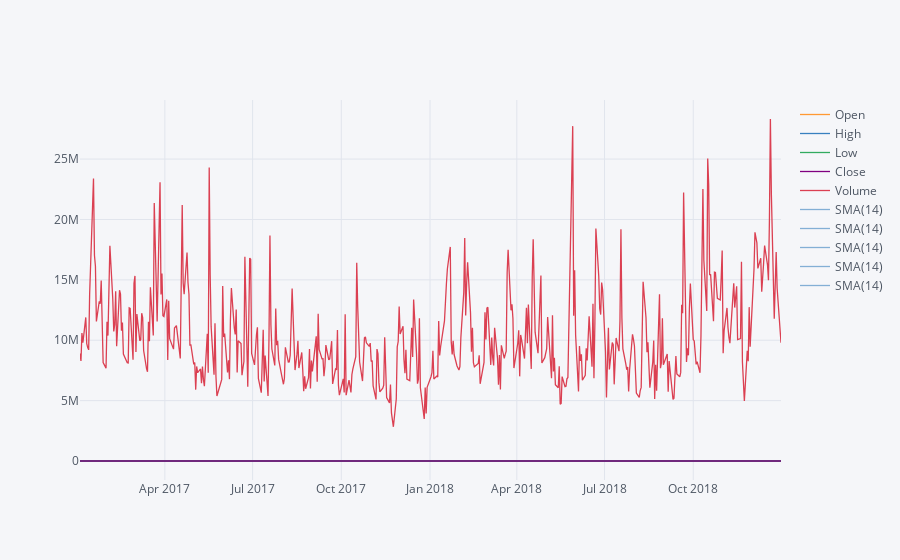

Notebook cell for this chart:
### Markdown cell above
** Use .ta_plot(study='sma') to create a Simple Moving Averages plot of Morgan Stanley for the year 2015.**

### Code cell
MS.loc['2019-01-01':'2017-01-01'].ta_plot(study='sma')

### Figure 1 — Plotly figure (JSON) as saved in the notebook; plotly's stock layout.template omitted (floating-point values rounded to 4 significant figures; data arrays with more than 128 entries replaced by an {"elided": "..."} marker saying what was removed)
{"data": [{"line": {"color": "rgba(255, 153, 51, 1.0)", "dash": "solid", "shape": "linear", "width": 1.3}, "mode": "lines", "name": "Open", "text": "", "type": "scatter", "x": {"elided": "502 str values"}, "y": {"elided": "502 float values"}}, {"line": {"color": "rgba(55, 128, 191, 1.0)", "dash": "solid", "shape": "linear", "width": 1.3}, "mode": "lines", "name": "High", "text": "", "type": "scatter", "x": {"elided": "502 str values"}, "y": {"elided": "502 float values"}}, {"line": {"color": "rgba(50, 171, 96, 1.0)", "dash": "solid", "shape": "linear", "width": 1.3}, "mode": "lines", "name": "Low", "text": "", "type": "scatter", "x": {"elided": "502 str values"}, "y": {"elided": "502 float values"}}, {"line": {"color": "rgba(128, 0, 128, 1.0)", "dash": "solid", "shape": "linear", "width": 1.3}, "mode": "lines", "name": "Close", "text": "", "type": "scatter", "x": {"elided": "502 str values"}, "y": {"elided": "502 float values"}}, {"line": {"color": "rgba(219, 64, 82, 1.0)", "dash": "solid", "shape": "linear", "width": 1.3}, "mode": "lines", "name": "Volume", "text": "", "type": "scatter", "x": {"elided": "502 str values"}, "y": {"elided": "502 int values"}}, {"line": {"color": "rgba(55, 128, 191, 0.5999999999999999)", "dash": "solid", "shape": "linear", "width": 1.3}, "mode": "lines", "name": "SMA(14)", "text": "", "type": "scatter", "x": {"elided": "502 str values"}, "y": {"elided": "502x5 mixed values"}}, {"line": {"color": "rgba(55, 128, 191, 0.5999999999999999)", "dash": "solid", "shape": "linear", "width": 1.3}, "mode": "lines", "name": "SMA(14)", "text": "", "type": "scatter", "x": {"elided": "502 str values"}, "y": {"elided": "502x5 mixed values"}}, {"line": {"color": "rgba(55, 128, 191, 0.5999999999999999)", "dash": "solid", "shape": "linear", "width": 1.3}, "mode": "lines", "name": "SMA(14)", "text": "", "type": "scatter", "x": {"elided": "502 str values"}, "y": {"elided": "502x5 mixed values"}}, {"line": {"color": "rgba(55, 128, 191, 0.5999999999999999)", "dash": "solid", "shape": "linear", "width": 1.3}, "mode": "lines", "name": "SMA(14)", "text": "", "type": "scatter", "x": {"elided": "502 str values"}, "y": {"elided": "502x5 mixed values"}}, {"line": {"color": "rgba(55, 128, 191, 0.5999999999999999)", "dash": "solid", "shape": "linear", "width": 1.3}, "mode": "lines", "name": "SMA(14)", "text": "", "type": "scatter", "x": {"elided": "502 str values"}, "y": {"elided": "502x5 mixed values"}}], "layout": {"legend": {"bgcolor": "#F5F6F9", "font": {"color": "#4D5663"}}, "paper_bgcolor": "#F5F6F9", "plot_bgcolor": "#F5F6F9", "title": {"font": {"color": "#4D5663"}}, "xaxis": {"gridcolor": "#E1E5ED", "showgrid": true, "tickfont": {"color": "#4D5663"}, "title": {"font": {"color": "#4D5663"}, "text": ""}, "zerolinecolor": "#E1E5ED"}, "yaxis": {"gridcolor": "#E1E5ED", "showgrid": true, "tickfont": {"color": "#4D5663"}, "title": {"font": {"color": "#4D5663"}, "text": ""}, "zerolinecolor": "#E1E5ED"}}}
